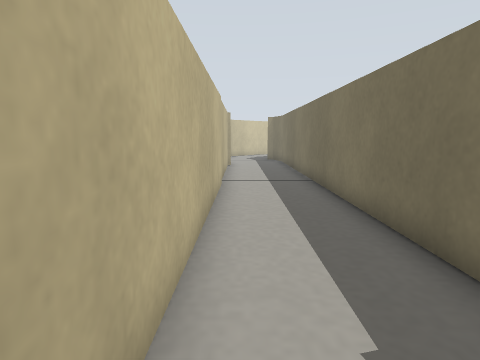
[1] (above)

18 first-person views from a walk through a world built for the Gazebo simulator. The camera is 0.17 m above the floor, tilts 8° down and sees 75° across. The floor is counted in squares, 0.1 m on a side. Each view is taken from the middle of a square. On the plan, view 1 faces up. The plan holds only what a view shows up to about 16 squares ahead; the rest is blank. The place goes on beyond the plan.

[2]
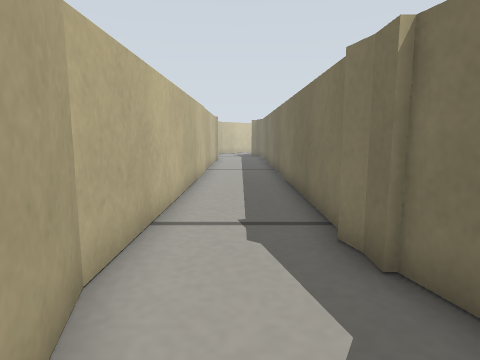

[3]
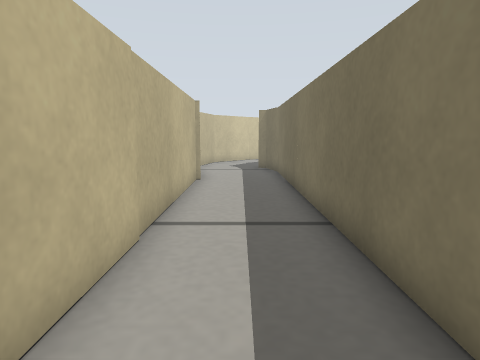

[4]
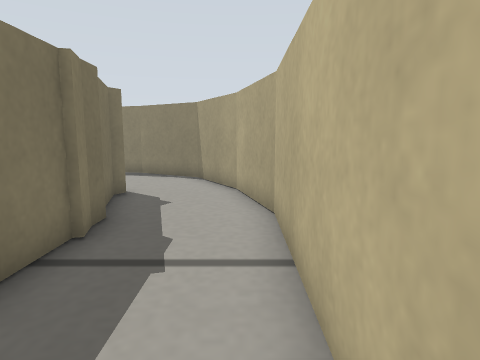

[5]
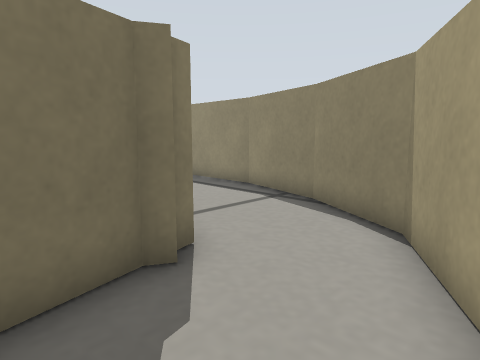

[6]
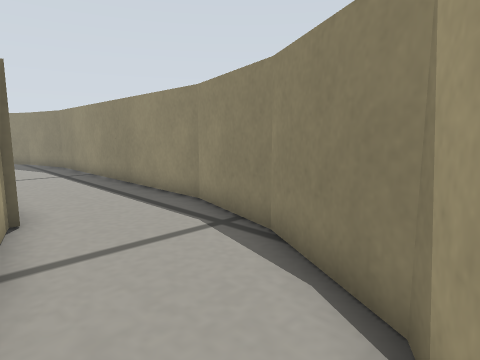

[7]
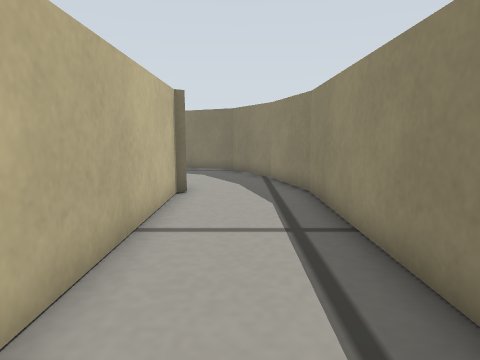

[8]
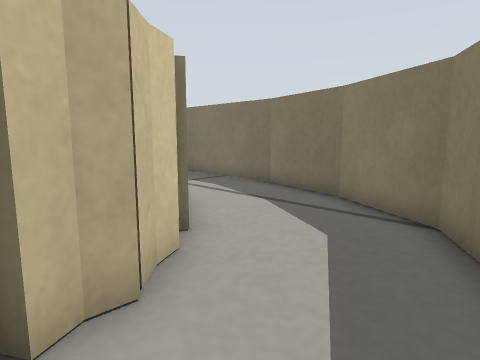

[9]
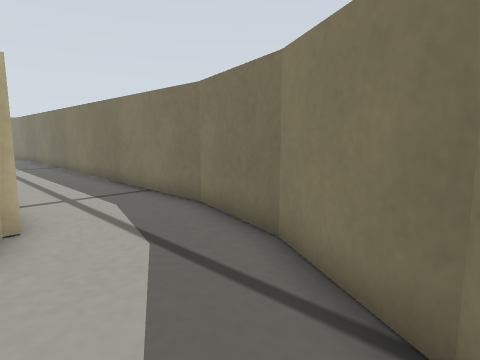

[10]
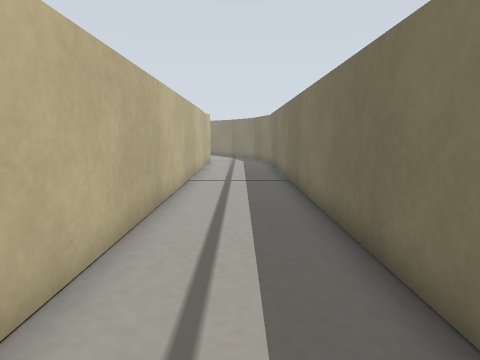

[11]
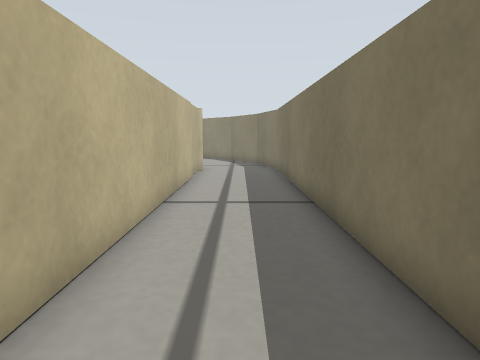

[12]
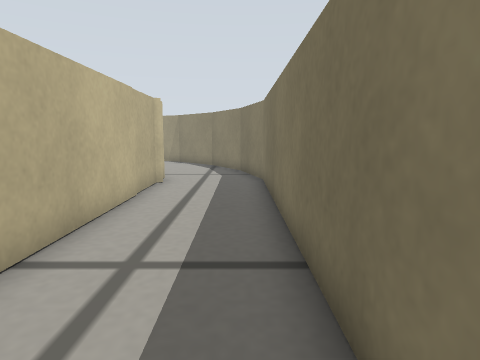

[13]
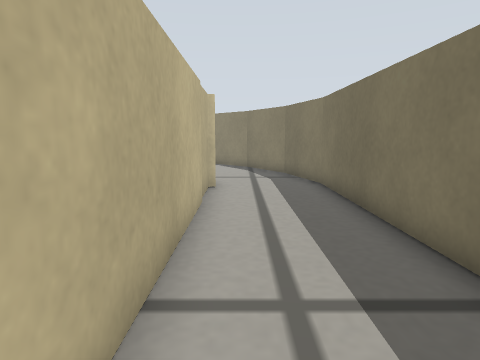

[14]
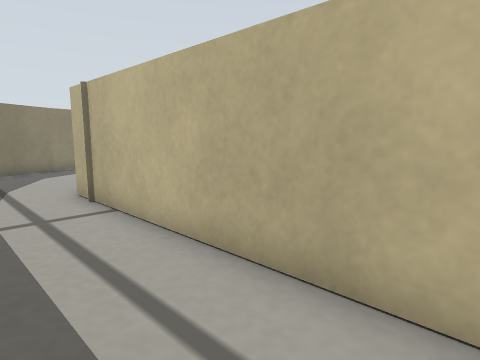

[15]
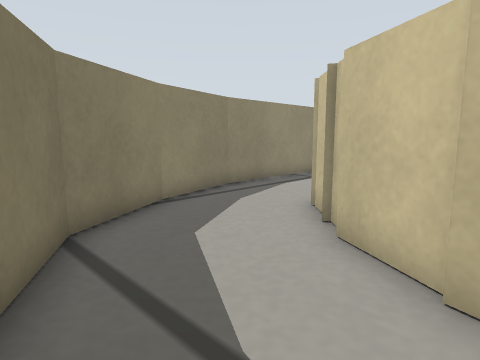

[16]
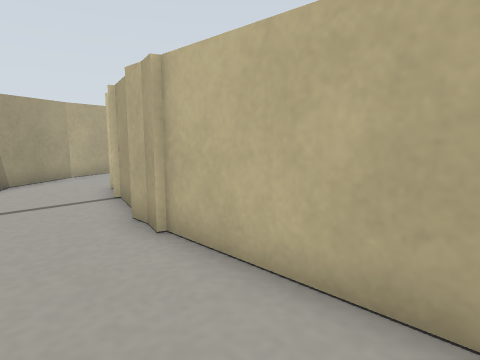

[17]
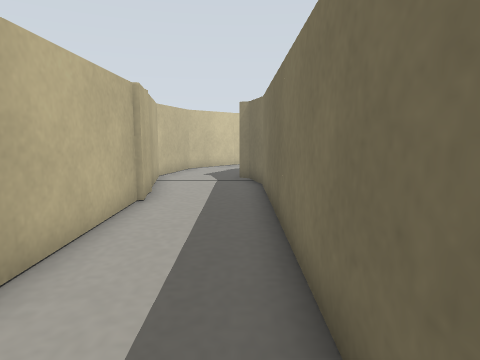

[18]
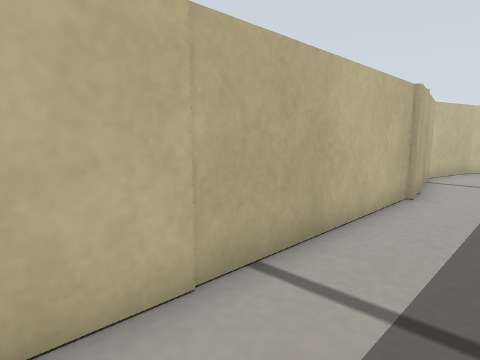

### Floor plan
Points are (right, up) in squares from view 1. A wall is a line through its corners. A room is listed if a view was taken in it or the views show most of it. See-through windows are left out.
Room 1 (views 1, 2, 3, 4, 5, 6, 7, 8, 9, 10, 11, 12, 13, 14, 15, 16, 17, 18)
walls: (9.3, -5.3) (8.6, -5.1) (7.9, -5.1); (19.2, -5.1) (9.2, -5.1); (8, -4.9) (4.3, -4); (19.4, -9.1) (22.7, -8.3); (7.6, -9.1) (19.5, -9.1); (21.1, -4.4) (20.4, -5.1) (19.9, -5.1) (19.4, -5.4); (21.6, -4.1) (21, -4.5); (22.1, -3.3) (21.4, -4); (22.6, -8.3) (25.4, -6.7) (27.1, -3.8); (4.4, -8.2) (7.7, -9.1); (23.3, -1.6) (22.2, -3.5); (3.9, -3.9) (3.8, -3.4); (3.4, -3.3) (3.6, -2.8) (2.9, -0.3); (23.8, -0.6) (23.4, -1.8); (24.2, 0.6) (24, 0.1); (2.8, -0.4) (2.8, 0.4); (2.8, 0.3) (2.6, 1); (27, -3.9) (27.9, -0.7) (27.9, 20.1); (2.8, 1) (2.8, 20.7); (-0.8, -0.6) (0.1, -3.9) (1.7, -6.7) (4.5, -8.3); (-0.6, 18.1) (-0.7, -0.8); (24, 20.6) (24, -0.6); (2.8, 20.8) (2.4, 22.4) (2, 22.6); (-0.6, 19.5) (-0.6, 19); (27.9, 20) (27, 23.4); (-1.3, 23.6) (-1.4, 23.2) (-0.5, 18.1)

Positions as (right, up) in squares from view 1, and headings:
1: (0, 0), facing up
2: (1, -4), facing up
3: (1, 6), facing up
4: (0, 6), facing down
5: (0, -1), facing down-right
6: (1, -4), facing down-right
7: (10, -7), facing right
8: (19, -8), facing up-right
9: (23, -7), facing up-right
10: (26, 0), facing up
11: (26, 4), facing up
12: (27, 8), facing up
13: (25, 9), facing up
14: (27, 9), facing down-left
15: (27, -1), facing down-left
16: (14, -8), facing up-left
17: (2, 10), facing up
18: (2, 9), facing up-left
